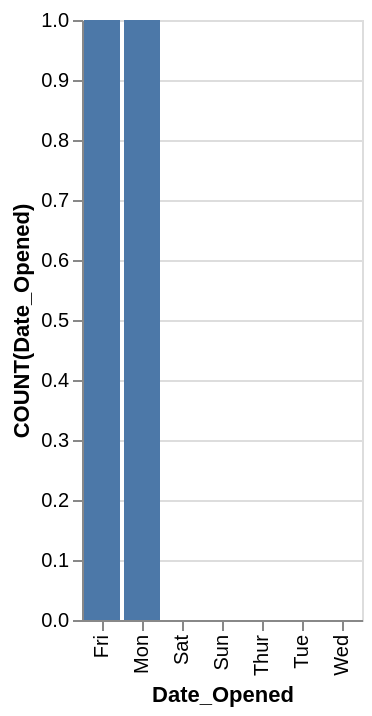

Write a Vega-Lite specification for this figure.
### Vega-Lite specification from a JSON file in a GitHub repository (floating-point values rounded to 4 significant figures)
{"data": {"values": [{"x_data": "Mon", "y_data": 1}, {"x_data": "Tue", "y_data": 0}, {"x_data": "Wed", "y_data": 0}, {"x_data": "Thur", "y_data": 0}, {"x_data": "Fri", "y_data": 1}, {"x_data": "Sat", "y_data": 0}, {"x_data": "Sun", "y_data": 0}]}, "mark": "bar", "encoding": {"x": {"field": "x_data", "type": "nominal", "title": "Date_Opened", "sort": "ascending"}, "y": {"field": "y_data", "type": "quantitative", "title": "COUNT(Date_Opened)"}}}
